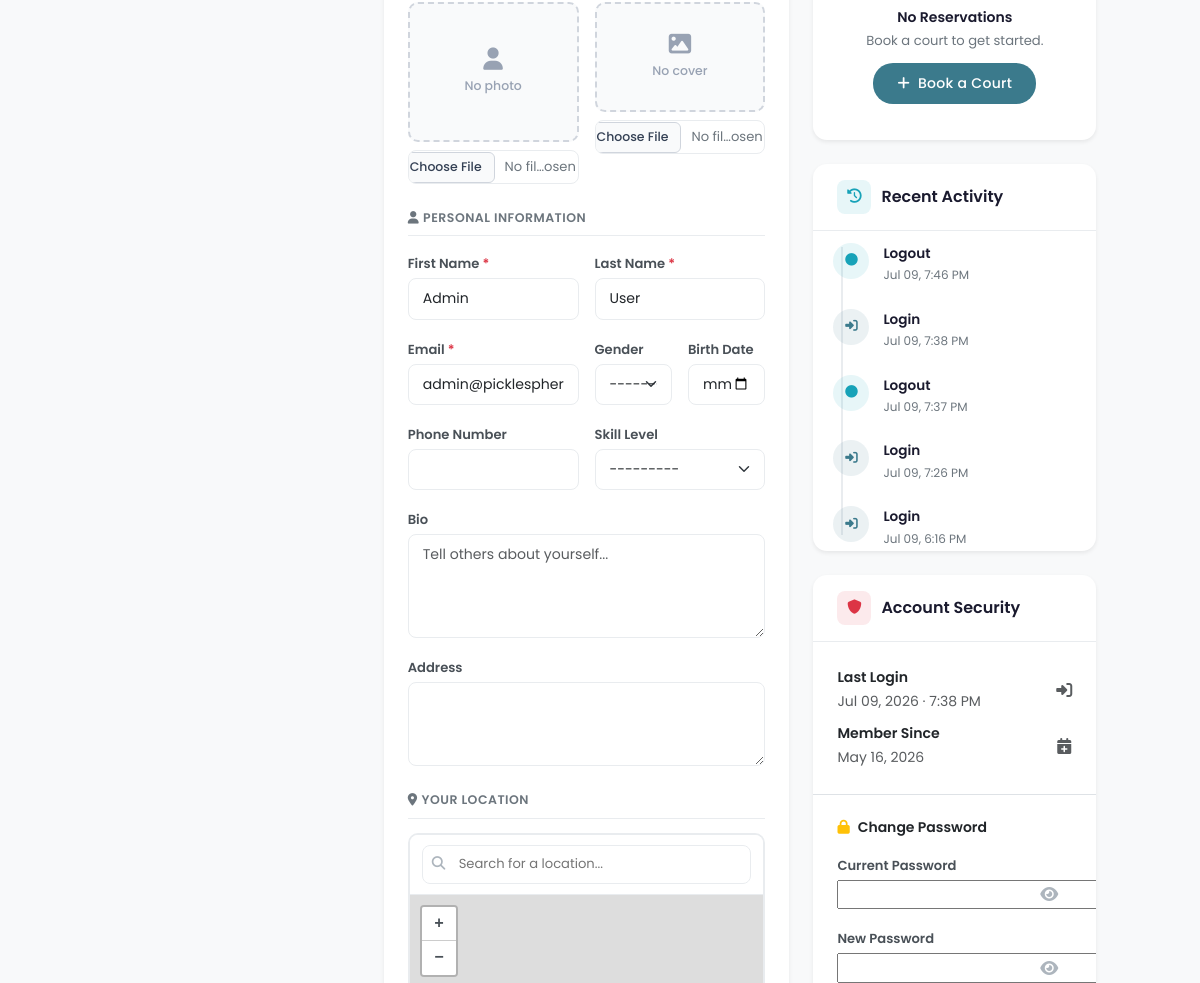
The app's page /accounts/profile/ (signed in, middle part), older data.
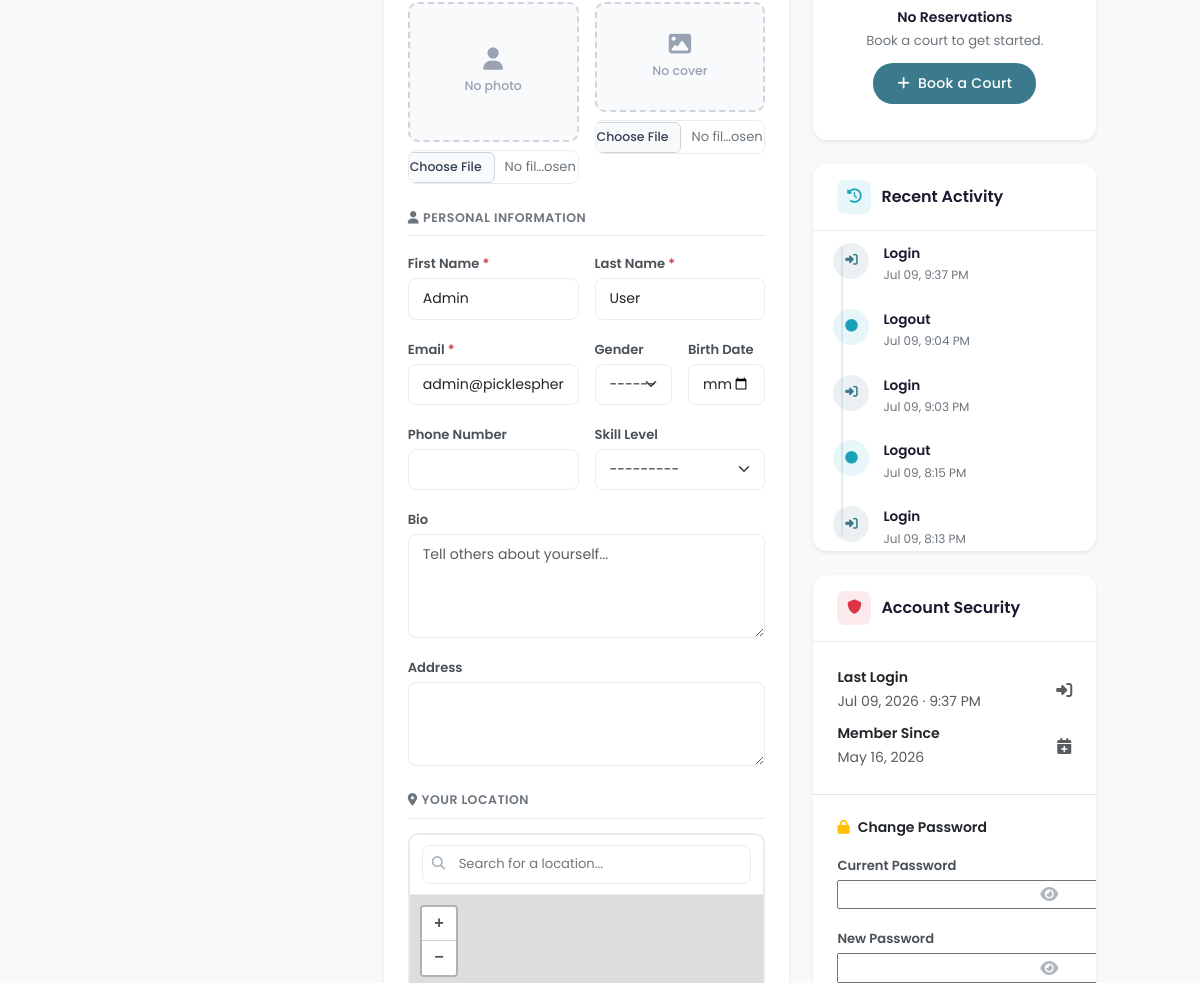
The same page, newer data.
### accounts/models.py (models this page shows, shortened)
class UserActivity(models.Model):
    user = models.ForeignKey(User, on_delete=models.CASCADE, related_name='activities')
    action = models.CharField(max_length=255)
    details = models.TextField(blank=True, null=True)
    ip_address = models.GenericIPAddressField(blank=True, null=True)
    created_at = models.DateTimeField(auto_now_add=True)
    class Meta:
        db_table = 'user_activities'
        ordering = ['-created_at']

class User(AbstractUser):
    ROLE_CHOICES = (
        ('super_admin', 'Super Admin'),
        ('org_admin', 'Organization Admin'),
        ('org_staff', 'Organization Staff'),
        ('user', 'User'),
    )
    GENDER_CHOICES = (
        ('M', 'Male'),
        ('F', 'Female'),
        ('O', 'Other'),
        ('P', 'Prefer not to say'),
    )
    SKILL_LEVEL_CHOICES = (
        ('beginner', 'Beginner'),
        ('intermediate', 'Intermediate'),
        ('advanced', 'Advanced'),
        ('pro', 'Pro'),
    )
    role = models.CharField(max_length=20, choices=ROLE_CHOICES, default='user')
    gender = models.CharField(max_length=1, choices=GENDER_CHOICES, blank=True, null=True)
    phone_number = models.CharField(max_length=20, blank=True, null=True)
    profile_picture = models.ImageField(upload_to='profiles/', blank=True, null=True)
    cover_photo = models.ImageField(upload_to='covers/', blank=True, null=True)
    bio = models.TextField(blank=True, null=True, max_length=500, help_text='Tell others about yourself')
    birth_date = models.DateField(blank=True, null=True)
    skill_level = models.CharField(max_length=20, choices=SKILL_LEVEL_CHOICES, blank=True, null=True)
    address = models.TextField(blank=True, null=True)
    latitude = models.DecimalField(max_digits=9, decimal_places=6, blank=True, null=True, help_text='Latitude coordinate for map location')
    longitude = models.DecimalField(max_digits=9, decimal_places=6, blank=True, null=True, help_text='Longitude coordinate for map location')
    website_url = models.URLField(blank=True, null=True, max_length=500)
    twitter_url = models.URLField(blank=True, null=True, max_length=500, verbose_name='X (Twitter) URL')
    instagram_url = models.URLField(blank=True, null=True, max_length=500)
    facebook_url = models.URLField(blank=True, null=True, max_length=500)
    organization = models.ForeignKey(
        'organizations.Organization', on_delete=models.SET_NULL,
        null=True, blank=True, related_name='members'
    )
    created_at = models.DateTimeField(auto_now_add=True)
    updated_at = models.DateTimeField(auto_now=True)
    class Meta:
        db_table = 'users'
        indexes = [
            models.Index(fields=['role', 'is_active']),
            models.Index(fields=['-created_at']),
            models.Index(fields=['organization', 'role']),
        ]
    def is_super_admin(self):
        return self.role == 'super_admin'
    def is_normal_user(self):
        return self.role == 'user'

### accounts/views.py (the view, shortened to what this page needs)
# urls.py: path('profile/', views.profile_view, name='profile'),
@login_required
def profile_view(request):
    profile_form = UserProfileForm(instance=request.user)
    password_form = PasswordChangeForm(request.user)
    from reservations.models import Reservation
    from tournaments.models import Registration
    from scoring.models import Match
    reservation_history = Reservation.objects.filter(
        user=request.user
    ).select_related('court', 'court__site').order_by('-date', '-start_time')[:10]
    total_reservations = Reservation.objects.filter(user=request.user).exclude(status='cancelled').count()
    completed_reservations = Reservation.objects.filter(user=request.user, status='completed').count()
    pending_reservations = Reservation.objects.filter(user=request.user, status='pending').count()
    cancelled_reservations = Reservation.objects.filter(user=request.user, status='cancelled').count()
    confirmed_reservations = Reservation.objects.filter(user=request.user, status='confirmed').count()
    tournament_registrations = Registration.objects.filter(
        user=request.user
    ).select_related('tournament').order_by('-registered_at')[:10]
    tournament_count = tournament_registrations.count()
    match_history = Match.objects.filter(
        Q(team1_player1=request.user) | Q(team1_player2=request.user) |
        Q(team2_player1=request.user) | Q(team2_player2=request.user)
    ).select_related(
        'team1_player1', 'team1_player2', 'team2_player1', 'team2_player2'
    ).prefetch_related('games').order_by('-created_at')[:10]
    completed_matches = Match.objects.filter(
        Q(team1_player1=request.user) | Q(team1_player2=request.user) |
        Q(team2_player1=request.user) | Q(team2_player2=request.user),
        status='completed'
    ).count()
    wins = 0
    from django.db.models import Count
    favorite_courts_qs = Reservation.objects.filter(
        user=request.user
    ).exclude(status='cancelled').values(
        'court__name'
    ).annotate(
        count=Count('id')
    ).order_by('-count')[:3]
    favorite_courts = [item['court__name'] for item in favorite_courts_qs if item['court__name']]
    recent_activities = UserActivity.objects.filter(
        user=request.user
    ).order_by('-created_at')[:10]
    return render(request, 'auth/profile.html', {
        'form': profile_form,
        'password_form': password_form,
        'reservation_history': reservation_history,
        'tournament_registrations': tournament_registrations,
        'match_history': match_history,
        'recent_activities': recent_activities,
        'total_reservations': total_reservations,
        'completed_reservations': completed_reservations,
        'pending_reservations': pending_reservations,
        'cancelled_reservations': cancelled_reservations,
        'confirmed_reservations': confirmed_reservations,
        'completed_matches': completed_matches,
        'tournament_count': tournament_count,
        'wins': wins,
        'favorite_courts': favorite_courts,
    })

### dashboard/context_processors.py (called while the page is built)
def site_contact_info(request):
    contact_info = ContactInfo.objects.first()
    def value(field_name):
        if not contact_info:
            return DEFAULT_CONTACT_INFO[field_name]
        return getattr(contact_info, field_name) or DEFAULT_CONTACT_INFO[field_name]
    site_settings = SiteSettings.objects.first()
    announcements = GlobalAnnouncement.objects.filter(is_active=True).order_by('display_order')
    partners = Partner.objects.filter(is_active=True).order_by('display_order')
    return {
        'site_contact_info': {
            'phone': value('phone'),
            'email': value('email'),
            'address': value('address'),
            'city_country': value('city_country'),
        },
        'site_settings': site_settings,
        'global_announcements': announcements,
        'partners': partners,
    }

### picklesphere/session_management.py (called while the page is built)
def format_duration(seconds):
    if seconds < 60:
        return f"{int(seconds)}s"
    elif seconds < 3600:
        minutes = int(seconds / 60)
        secs = int(seconds % 60)
        return f"{minutes}m {secs}s"
    else:
        hours = int(seconds / 3600)
        minutes = int((seconds % 3600) / 60)
        return f"{hours}h {minutes}m"

### templates/auth/profile.html (shortened to what the changed rows need)
{% extends 'base/dashboard_base.html' %}
{% load static %}
{% block extra_css %}
<link rel="stylesheet" href="https://unpkg.com/leaflet@1.9.4/dist/leaflet.css" />
{% endblock %}
{% block content %}
<div class="row justify-content-center">
    <div class="col-lg-11 col-xl-10">
        <div class="row g-4">
            <div class="col-lg-7">
                <div class="card border-0 shadow-sm mb-4" style="border-radius: 14px; overflow: hidden;">
                    <div class="card-body p-4">
                        <form method="post" enctype="multipart/form-data" class="profile-form" id="profileForm">
                            <div class="row g-3 mb-4">
                                <div class="col-md-6">
                                    <div class="d-flex flex-column gap-2">
                                        <div class="upload-input-wrap">{{ form.profile_picture }}</div>
                                    </div>
                                </div>
                                <div class="col-md-6">
                                    <div class="d-flex flex-column gap-2">
                                        <div class="upload-input-wrap">{{ form.cover_photo }}</div>
                                    </div>
                                </div>
                            </div>
                            <div class="row g-3 mb-4">
                                <div class="col-md-6">
                                    <label class="form-label" for="id_first_name">First Name <span class="text-danger">*</span></label>
                                    {{ form.first_name }}
                                </div>
                                <div class="col-md-6">
                                    <label class="form-label" for="id_last_name">Last Name <span class="text-danger">*</span></label>
                                    {{ form.last_name }}
                                </div>
                                <div class="col-md-6">
                                    <label class="form-label" for="id_email">Email <span class="text-danger">*</span></label>
                                    {{ form.email }}
                                </div>
                                <div class="col-md-3">
                                    <label class="form-label" for="id_gender">Gender</label>
                                    {{ form.gender }}
                                </div>
                                <div class="col-md-3">
                                    <label class="form-label" for="id_birth_date">Birth Date</label>
                                    {{ form.birth_date }}
                                </div>
                                <div class="col-md-6">
                                    <label class="form-label" for="id_phone_number">Phone Number</label>
                                    {{ form.phone_number }}
                                </div>
                                <div class="col-md-6">
                                    <label class="form-label" for="id_skill_level">Skill Level</label>
                                    {{ form.skill_level }}
                                </div>
                                <div class="col-12">
                                    <label class="form-label" for="id_bio">Bio</label>
                                    {{ form.bio }}
                                </div>
                                <div class="col-12">
                                    <label class="form-label" for="id_address">Address</label>
                                    {{ form.address }}
                                </div>
                            </div>
                        </form>
                    </div>
                </div>
            </div>
            <div class="col-lg-5">
                <div class="card border-0 shadow-sm mb-4" style="border-radius: 14px; overflow: hidden;">
                    <div class="timeline" style="max-height: 320px; overflow-y: auto;">
                        {% if recent_activities %}
                            {% for act in recent_activities %}
                            <div class="timeline-item">
                                <div class="timeline-dot" style="background: {% if 'Login' in act.action %}rgba(59,122,140,0.1);color:#3B7A8C{% elif 'Password' in act.action %}rgba(255,193,7,0.12);color:#856404{% elif 'Profile' in act.action %}rgba(40,167,69,0.1);color:#28a745{% else %}rgba(23,162,184,0.1);color:#17a2b8{% endif %};">
                                    <i class="fas {% if 'Login' in act.action %}fa-right-to-bracket{% elif 'Password' in act.action %}fa-key{% elif 'Profile' in act.action %}fa-user-pen{% else %}fa-circle{% endif %}"></i>
                                </div>
                                <div class="timeline-body">
                                    <div class="tl-title">{{ act.action }}</div>
                                    <div class="tl-sub">{{ act.created_at|date:"M d, g:i A" }}</div>
                                </div>
                            </div>
                            {% endfor %}
                        {% else %}
                        <div class="empty-state" style="padding: 24px 20px;">
                            <div class="empty-state-icon" style="width: 44px; height: 44px; font-size: 1rem;"><i class="fas fa-clock"></i></div>
                            <h6 style="font-size: 0.9rem;">No recent activity</h6>
                        </div>
                        {% endif %}
                    </div>
                </div>
                <div class="card border-0 shadow-sm mb-4" style="border-radius: 14px; overflow: hidden;">
                    <div class="card-body p-4 border-bottom">
                        <div class="d-flex justify-content-between align-items-center mb-2">
                            <div>
                                <div class="fw-semibold" style="font-size: 0.88rem;">Last Login</div>
                                <small class="text-muted">{{ user.last_login|date:"M d, Y · g:i A"|default:"Not available" }}</small>
                            </div>
                        </div>
                        <div class="d-flex justify-content-between align-items-center">
                            <div>
                                <div class="fw-semibold" style="font-size: 0.88rem;">Member Since</div>
                                <small class="text-muted">{{ user.date_joined|date:"M d, Y" }}</small>
                            </div>
                        </div>
                    </div>
                </div>
            </div>
        </div>
    </div>
</div>
{% endblock %}

Row changes from the older to the newer data that the page shows:
no longer on this page (row unchanged): UserActivity: action "Logout", created_at "Jul 09, 7:46 PM"
no longer on this page (row unchanged): UserActivity: action "Login", created_at "Jul 09, 7:38 PM"
no longer on this page (row unchanged): UserActivity: action "Logout", created_at "Jul 09, 7:37 PM"
no longer on this page (row unchanged): UserActivity: action "Login", created_at "Jul 09, 7:26 PM"
no longer on this page (row unchanged): UserActivity: action "Login", created_at "Jul 09, 6:16 PM"
changed User "Admin": last_login "Jul 09, 2026 · 7:38 PM" → "Jul 09, 2026 · 9:37 PM"
added UserActivity: action "Login", created_at "Jul 09, 9:37 PM"
added UserActivity: action "Logout", created_at "Jul 09, 9:04 PM"
added UserActivity: action "Login", created_at "Jul 09, 9:03 PM"
added UserActivity: action "Logout", created_at "Jul 09, 8:15 PM"
added UserActivity: action "Login", created_at "Jul 09, 8:13 PM"
